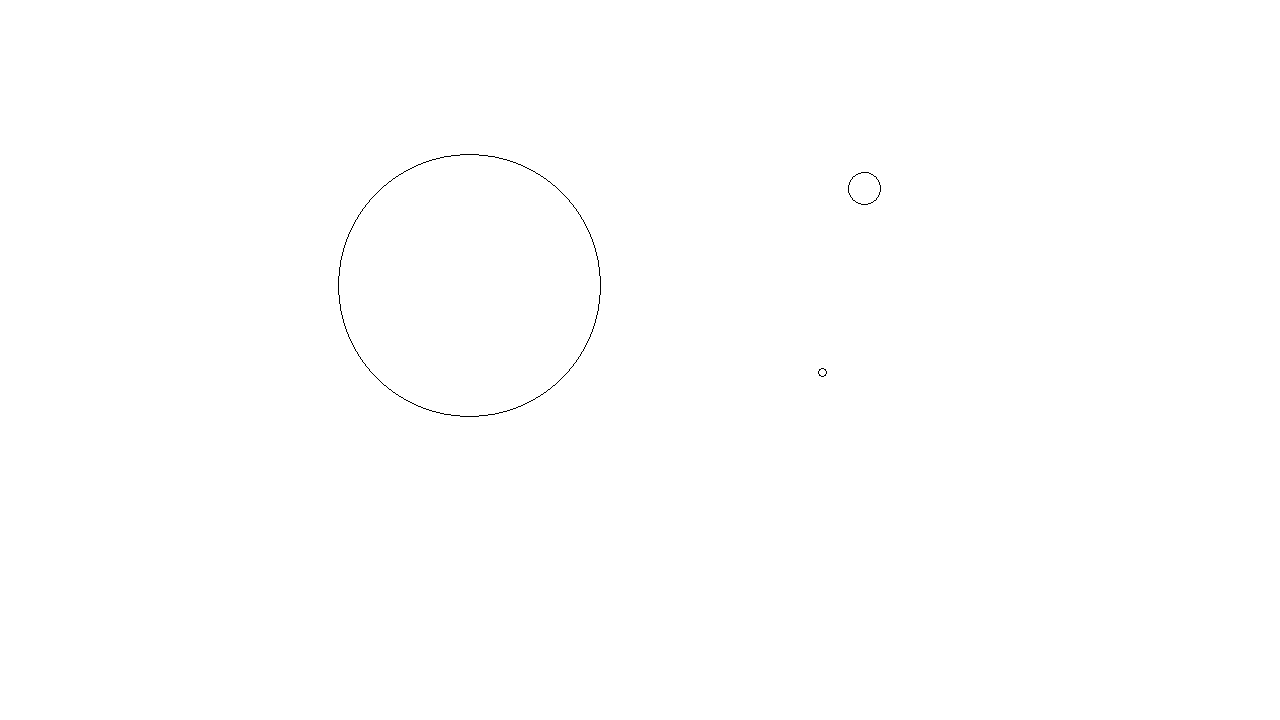
#> input picture Circles.png, 1280 x 720 px
$ python houghCircleTransformCV.py   (older library calls are emulated)
#> lines starting #> are read from the running program, lines starting #| are printed output that depends on the picture; after the words box and inside, x2 and y2 are one past the last pixel; in counts of white or black regions, pixels touching at a corner belong together
import numpy as np
import cv2
import time

start = time.perf_counter()

imgOrg = cv2.imread("Circles.png")
#> imgOrg is the input picture: shape (720, 1280, 3); 99.9% white; black in thin lines or dots, all inside (x1, y1, x2, y2) = (338, 154, 881, 417)
img = cv2.cvtColor(imgOrg, cv2.COLOR_BGR2GRAY)

sobelx = cv2.Sobel(img, cv2.CV_32F , 1, 0, ksize=3)
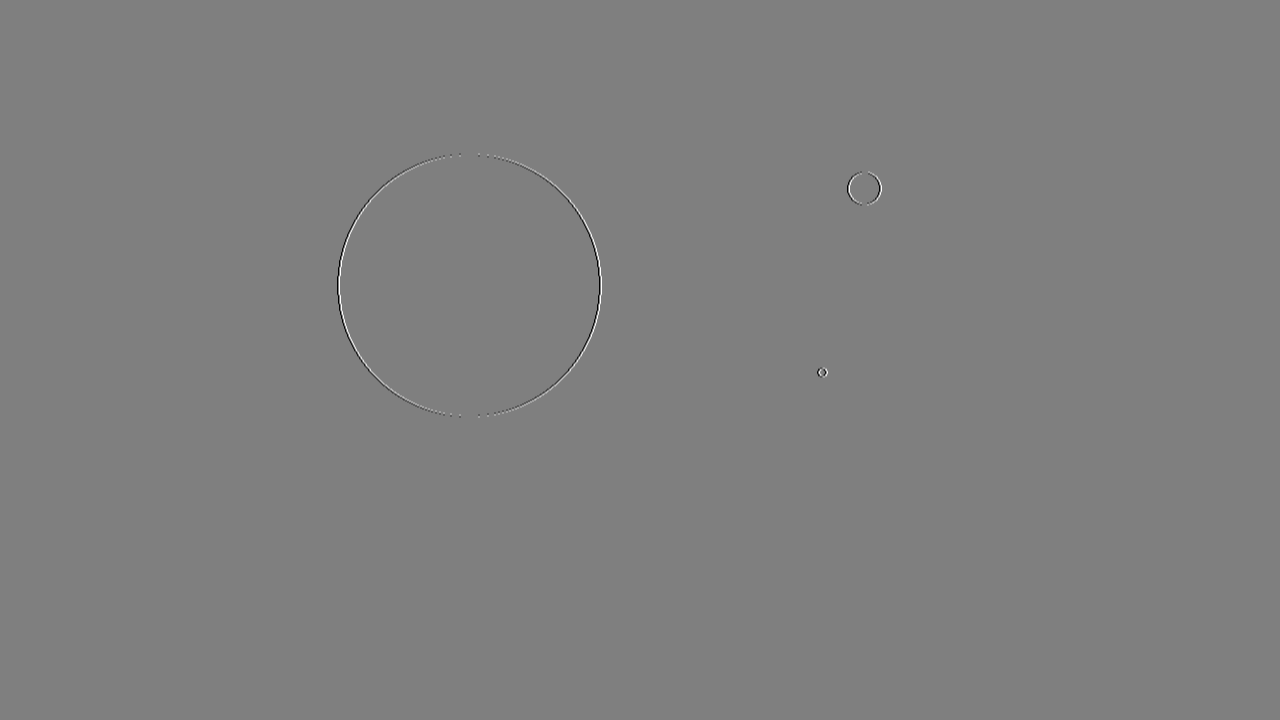
#> sobelx: shape (720, 1280) float32; min -1020, max 1020, mean 0; drawn with min black and max white
sobely = cv2.Sobel(img, cv2.CV_32F , 0, 1, ksize=3)
mag, ang = cv2.cartToPolar(sobelx, sobely)
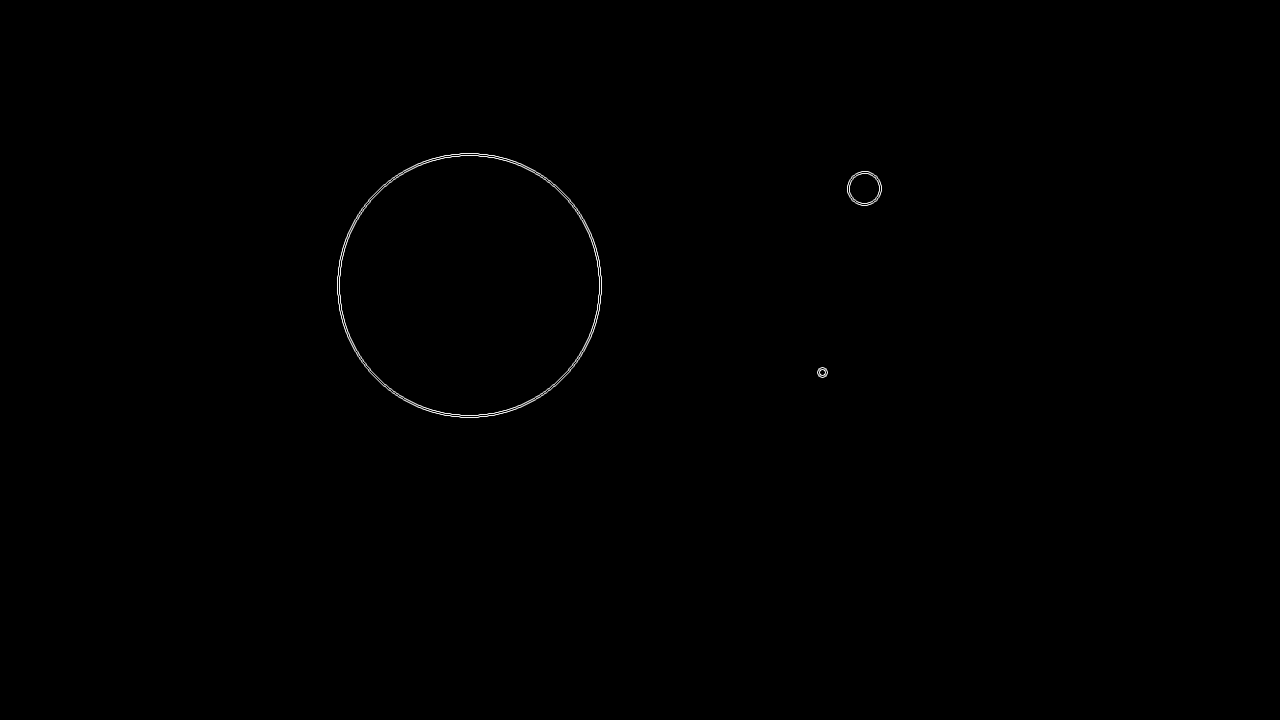
#> mag: shape (720, 1280) float32; min 0, max 1081.9, mean 2.1; drawn with min black and max white
print(ang.shape)
#| (720, 1280)
acc = np.zeros((img.shape[1], img.shape[0]))
minRad = 2
maxRad = 10
for w in range(0, img.shape[1] - 1):
    for h in range(0, img.shape[0] - 1):
        if img[h,w] == 0:
            for r in range(minRad,maxRad):
                X = int(round(w + (r * np.cos(ang[h,w]))))
                Y = int(round(h + (r * np.sin(ang[h,w]))))
                if X >= 0 and X < img.shape[1] and Y >= 0 and Y < img.shape[0]:
                    acc[X,Y] = acc[X,Y] + 1
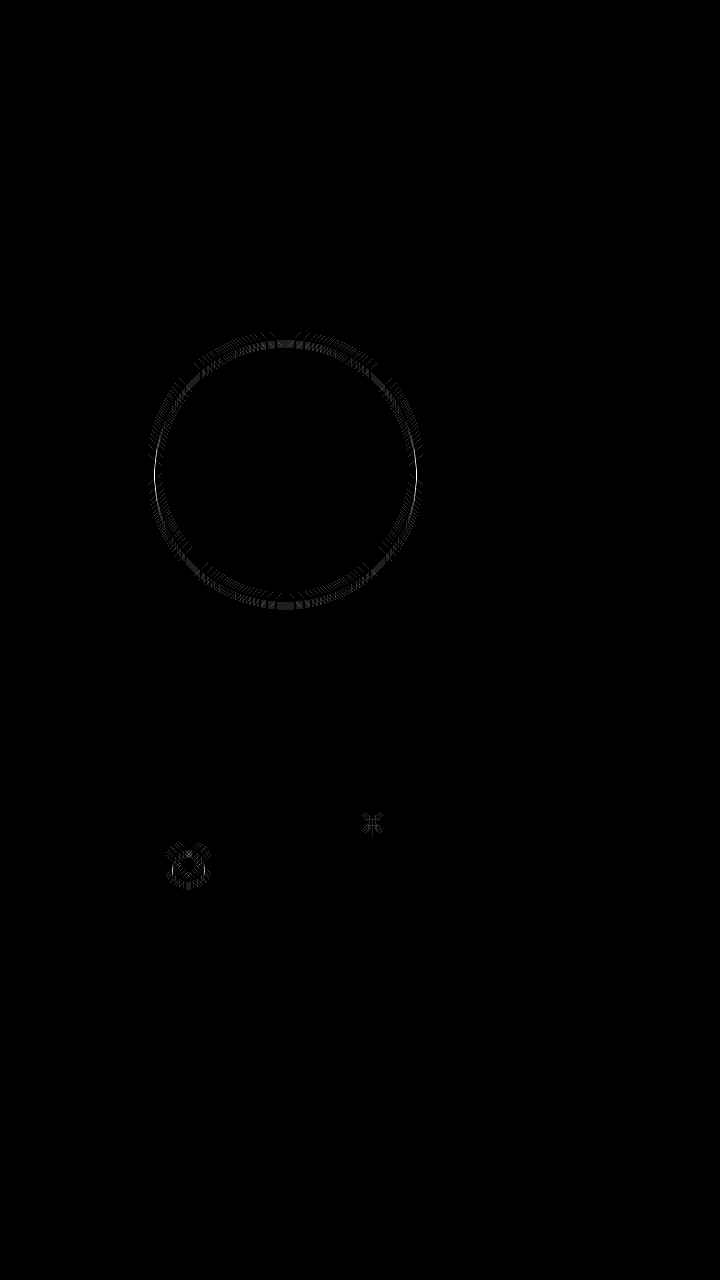
#> acc: shape (1280, 720) float64; min 0, max 8, mean 0.00743; drawn with min black and max white

cv2.imshow("acc",acc)
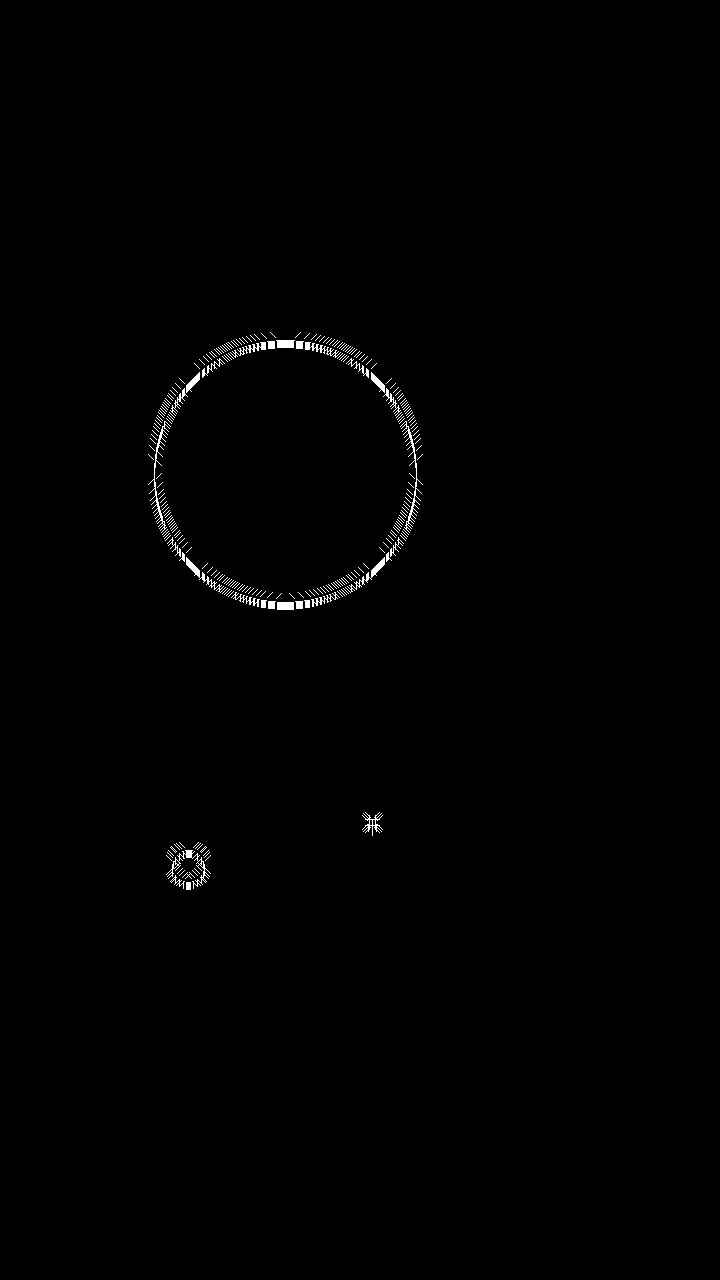
#> window 'acc': shape (1280, 720); 0.54% white in thin lines or dots, all inside (x1, y1, x2, y2) = (148, 332, 423, 890)
cv2.waitKey()
print(np.where(acc == np.amax(acc)))
#| (array([470, 470, 471, 471, 472, 472, 473, 473, 474, 474, 475, 475, 476,
#|        476, 477, 477, 478, 478, 479, 479]), array([154, 416, 154, 416, 154, 416, 154, 416, 154, 416, 154, 416, 154,
#|        416, 154, 416, 154, 416, 154, 416]))
